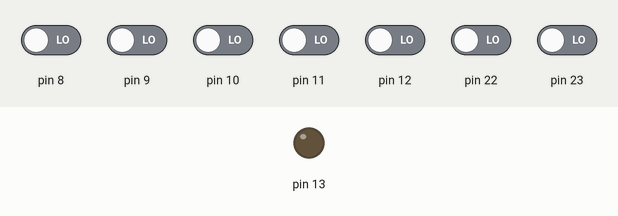
This sketch was run on a simulated Arduino Uno, built with avr-gcc and run on an emulated ATmega328P. Parts: output pins drawn as LEDs (lit = HIGH). Inputs (shaded band) come from the test bench; at power-on: pin 8–12, pin 22, pin 23 LOW.

Above: at 1.2 s.
1.3 s: pin 12 driven HIGH
At 1.9 s:
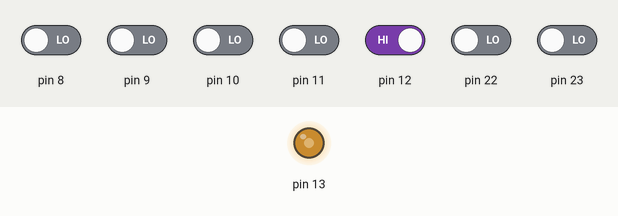
2.8 s: pin 8 driven HIGH
At 3.8 s:
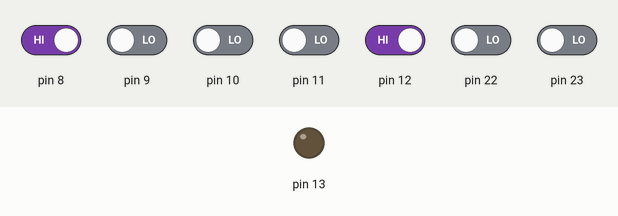
4.3 s: pin 8 driven LOW
At 5.4 s:
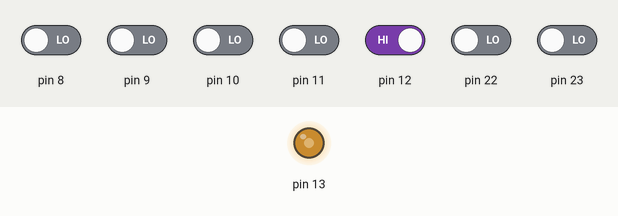
5.8 s: pin 9 driven HIGH
At 7.0 s:
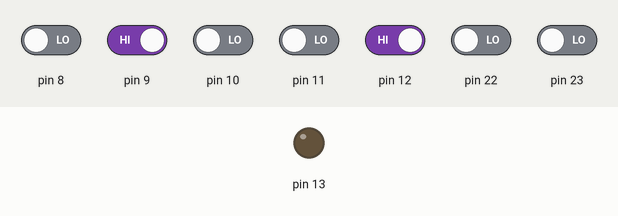
7.3 s: pin 9 driven LOW
At 7.6 s:
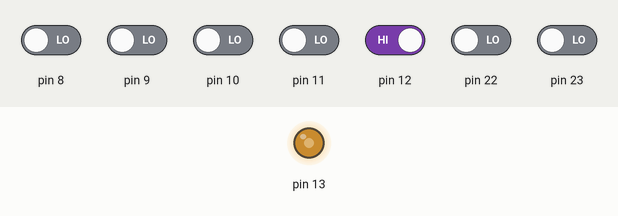
Timing chart, 0 to 9.8 s (numbered marks = the images above; inputs shaded):
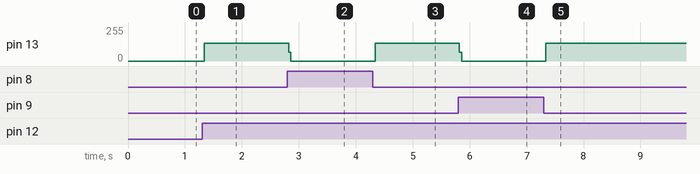

Measured:
- after the input at 1.3 s, pin 13: 0/255 → 134/255 at once
- after the input at 2.8 s, pin 13: 134/255 → 0/255 at once
- after the input at 4.3 s, pin 13: 0/255 → 134/255 at once
- after the input at 5.8 s, pin 13: 134/255 → 0/255 at once
- after the input at 7.3 s, pin 13: 0/255 → 134/255 at once

The sketch:

SISO_PullUp.ino
```cpp
void setup()
{
  // put your setup code here, to run once:
  DDRB = 32;    //set PB5 as input
  PORTB = 48;    //enable internal pull up resistor
  PINB = 0;     //set PB4 as input
}

void loop()
{
  // put your main code here, to run repeatedly:
  if(PINB == 16)    //check if input is HIGH
  {
    PORTB = 32;     //light up LED
  }
  else
  {
    PORTB = 0;    //light off LED
  }
}
```
